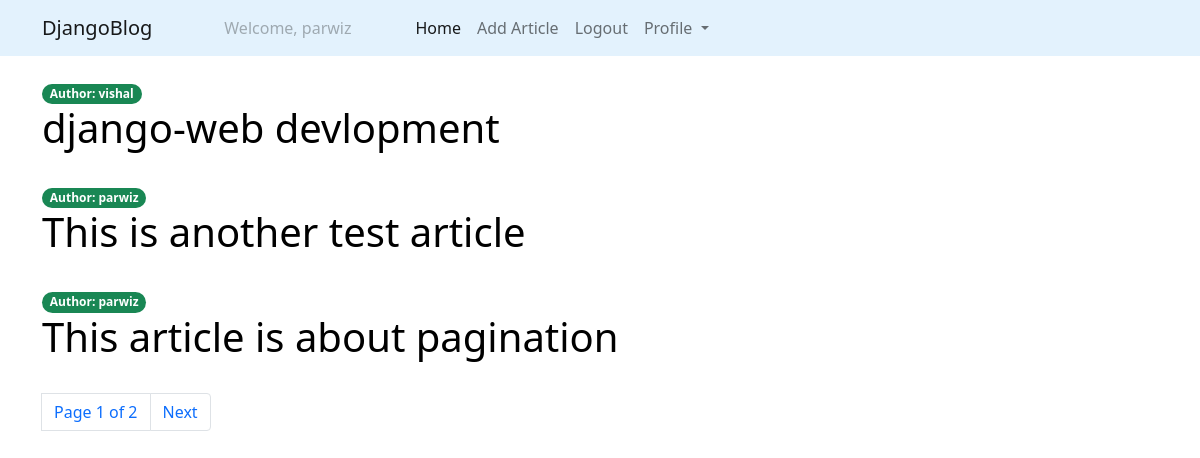
The app's page / (signed in) with its own data.
### articles/models.py (models this page shows, shortened)
class Article(models.Model):
    title = models.CharField(max_length=200)
    description = models.TextField()
    slug = models.SlugField(max_length=100, unique=True)
    published = models.DateTimeField(auto_now_add=True)
    author = models.ForeignKey(User, on_delete=models.CASCADE)

### articles/views.py (the view)
# urls.py: path('', article_list, name='article_list'),
def article_list(request):
    article_list = Article.objects.all().order_by('-published')
    paginator = Paginator(article_list, 3)
    page = request.GET.get('page')
    try:
        articles = paginator.page(page)
    except PageNotAnInteger:
        articles = paginator.page(1)
    except EmptyPage:
        articles = paginator.page(paginator.num_pages)
    return render(request, 'articles.html', {'article_list':articles, 'page':page})

### articles/templates/articles.html (shortened to what this page needs)
{% extends 'base.html' %}
{% block body %}
<div class="container mt-4">
    {% for article in article_list %}
       <span class="badge rounded-pill bg-success">Author: {{article.author}}</span>
        <h1><a class="link-style" href="{% url 'article_details' article.slug %}">{{article.title}}</a></h1>
    <br>
    {% endfor %}
    {% include 'account/pagination.html' with page=article_list %}
</div>
{% endblock %}

### articles/templates/navbar.html (shortened to what this page needs)
<nav class="navbar navbar-expand-lg navbar navbar-light" style="background-color: #e3f2fd;">
  <div class="container">
    <a class="navbar-brand" href="{% url 'article_list' %}">DjangoBlog</a>
    <div class="collapse navbar-collapse" id="navbarNavDropdown">
      <ul class="navbar-nav">
        {% if request.user.is_authenticated %}
         <li class="nav-item mx-5">
          <a class="nav-link disabled">Welcome, {{request.user.username}}</a>
        </li>
        <li class="nav-item">
          <a class="nav-link active" aria-current="page" href="{% url 'article_list' %}">Home</a>
        </li>
        <li class="nav-item">
          <a class="nav-link" href="{% url 'article_form' %}">Add Article</a>
        </li>
        <li class="nav-item">
          <a class="nav-link" href="{% url 'logout' %}">Logout</a>
        </li>
        <li class="nav-item dropdown">
          <a class="nav-link dropdown-toggle" href="#" id="navbarDropdownMenuLink" role="button" data-bs-toggle="dropdown" aria-expanded="false">
            Profile
          </a>
        </li>
        {% endif %}
      </ul>
    </div>
  </div>
</nav>

### articles/templates/articles.html (style rules this page uses)
.link-style { text-decoration:none; color:black; }

### records on screen
Article: author "vishal", title "django-web devlopment"
Article: author "parwiz", title "This is another test article"
Article: author "parwiz", title "This article is about pagination"

### other values on screen
{{ request.user.username }} "parwiz"
{{ page.number }} "1"
{{ page.paginator.num_pages }} "2"
